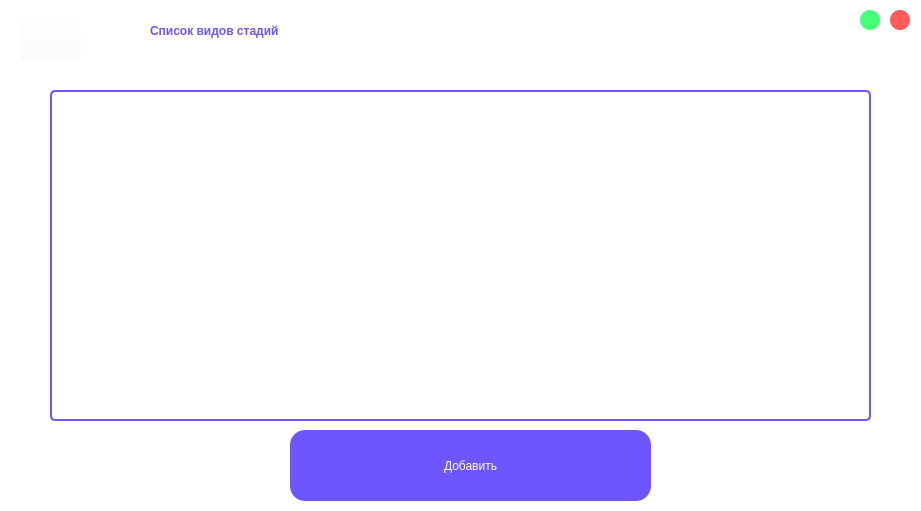
<?xml version="1.0" encoding="UTF-8"?>
<ui version="4.0">
 <class>list_of_stages</class>
 <widget class="QWidget" name="list_of_stages">
  <property name="geometry">
   <rect>
    <x>0</x>
    <y>0</y>
    <width>921</width>
    <height>511</height>
   </rect>
  </property>
  <property name="minimumSize">
   <size>
    <width>921</width>
    <height>511</height>
   </size>
  </property>
  <property name="maximumSize">
   <size>
    <width>921</width>
    <height>511</height>
   </size>
  </property>
  <property name="windowTitle">
   <string>Form</string>
  </property>
  <property name="styleSheet">
   <string notr="true">background-color: rgb(255, 255, 255);</string>
  </property>
  <widget class="QLabel" name="label">
   <property name="geometry">
    <rect>
     <x>150</x>
     <y>0</y>
     <width>681</width>
     <height>61</height>
    </rect>
   </property>
   <property name="styleSheet">
    <string notr="true">color: rgb(109, 85, 255);
font: 75 40pt &quot;Karla&quot; bold;
font-weight: 500;</string>
   </property>
   <property name="text">
    <string>Список видов стадий</string>
   </property>
  </widget>
  <widget class="QPushButton" name="pushButton_2">
   <property name="geometry">
    <rect>
     <x>890</x>
     <y>10</y>
     <width>20</width>
     <height>20</height>
    </rect>
   </property>
   <property name="styleSheet">
    <string notr="true">QPushButton {
	border-radius: 10px;
	background-color: #FF5B5B;
	color: white;
}
QPushButton:pressed {
	background-color: #FFBCBC;
}</string>
   </property>
   <property name="text">
    <string/>
   </property>
  </widget>
  <widget class="QPushButton" name="pushButton_4">
   <property name="geometry">
    <rect>
     <x>20</x>
     <y>10</y>
     <width>61</width>
     <height>51</height>
    </rect>
   </property>
   <property name="styleSheet">
    <string notr="true">background-color: rgba(255, 255, 255, 0);</string>
   </property>
   <property name="text">
    <string/>
   </property>
   <property name="icon">
    <iconset resource="greeting.qrc">
     <normaloff>:/new/prefix1/return.png</normaloff>:/new/prefix1/return.png</iconset>
   </property>
   <property name="iconSize">
    <size>
     <width>35</width>
     <height>35</height>
    </size>
   </property>
  </widget>
  <widget class="QTableView" name="tableView">
   <property name="geometry">
    <rect>
     <x>50</x>
     <y>90</y>
     <width>821</width>
     <height>331</height>
    </rect>
   </property>
   <property name="styleSheet">
    <string notr="true">QTableView {
    border: 1.5px solid #6D55FF;
    border-radius: 5px; /* Уменьшенное закругление краёв */
    gridline-color: #6D55FF; /* Цвет линий таблицы */
    background: white; /* Белый фон для всех элементов таблицы */
    selection-background-color: #6D55FF; /* Цвет фона при выделении */
    selection-color: white; /* Цвет текста при выделении */
}

QTableView::item {
    border: 1.5px solid #6D55FF; /* Фиолетовые линии ячеек */
    border-width: 1px; /* Уменьшенная толщина линий */
}

QTableView::item:selected {
    background-color: #6D55FF; /* Цвет фона выделенной строки */
    color: white; /* Цвет текста выделенной строки */
}

QHeaderView::section {
    background-color: #6D55FF;; /* Белый фон заголовков столбцов */
    color: white; /* Черный текст заголовков столбцов */
    padding: 4px;
    border: 1.5px solid #6D55FF; /* Фиолетовая граница заголовков */
	 border-width: 1px;
}
QScrollBar:horizontal {
    border: none;
    background: #f0f0f0;
    height: 10px; /* Уменьшенная высота */
    margin: 0px 10px 0 10px;
    border-radius: 5px; /* Уменьшенное закругление */
}

QScrollBar::handle:horizontal {
    background: #6D55FF;
    min-width: 10px; /* Уменьшенная минимальная длина */
    border-radius: 5px; /* Уменьшенное закругление */
}

QScrollBar::add-line:horizontal,
QScrollBar::sub-line:horizontal {
    border: none;
    background: none;
    width: 0px;
    height: 0px;
}

QScrollBar:vertical {
    border: none;
    background: #f0f0f0;
    width: 10px; /* Уменьшенная ширина */
    margin: 10px 0 10px 0;
    border-radius: 5px; /* Уменьшенное закругление */
}

QScrollBar::handle:vertical {
    background: #6D55FF;
    min-height: 10px; /* Уменьшенная минимальная длина */
    border-radius: 5px; /* Уменьшенное закругление */
}

QScrollBar::add-line:vertical,
QScrollBar::sub-line:vertical {
    border: none;
    background: none;
    width: 0px;
    height: 0px;
}</string>
   </property>
  </widget>
  <widget class="QPushButton" name="pushButton_3">
   <property name="geometry">
    <rect>
     <x>860</x>
     <y>10</y>
     <width>20</width>
     <height>20</height>
    </rect>
   </property>
   <property name="styleSheet">
    <string notr="true">QPushButton {
	border-radius: 10px;
	background-color: #45FF79;
	color: white;
}
QPushButton:pressed {
	background-color: #B2FFC8;
}</string>
   </property>
   <property name="text">
    <string/>
   </property>
  </widget>
  <widget class="QPushButton" name="pushButton">
   <property name="geometry">
    <rect>
     <x>290</x>
     <y>430</y>
     <width>361</width>
     <height>71</height>
    </rect>
   </property>
   <property name="autoFillBackground">
    <bool>false</bool>
   </property>
   <property name="styleSheet">
    <string notr="true">QPushButton{
	color: rgb(255, 255, 255);
	background-color: #6D55FF;
	border-radius: 15px; 
	font: 75 25pt &quot;Karla&quot; bold;
	border: 2px;
}
QPushButton:pressed{
	background-color: #A597FF;
}</string>
   </property>
   <property name="text">
    <string>Добавить</string>
   </property>
   <property name="default">
    <bool>false</bool>
   </property>
   <property name="flat">
    <bool>false</bool>
   </property>
  </widget>
 </widget>
 <resources>
  <include location="greeting.qrc"/>
 </resources>
 <connections/>
</ui>
